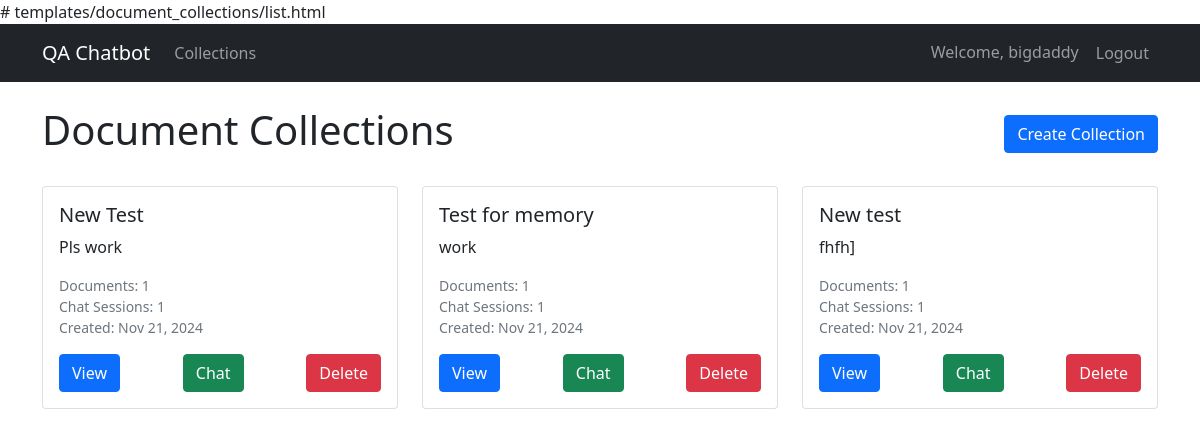
Screenshot of / (signed in) with the database file from the repository.
### apps/document_collections/models.py (models this page shows, shortened)
class Collection(models.Model):
    name = models.CharField(max_length=255)
    description = models.TextField(blank=True)
    created_at = models.DateTimeField(auto_now_add=True)
    updated_at = models.DateTimeField(auto_now=True)
    created_by = models.ForeignKey(User, on_delete=models.CASCADE)
    class Meta:
        ordering = ['-created_at']

### apps/document_collections/views.py (the view)
# urls.py: path('', views.collection_list, name='list'),
@login_required
def collection_list(request):
    collections = Collection.objects.filter(created_by=request.user).annotate(
        document_count=Count('documents'),
        chat_count=Count('chat_sessions')
    )
    return render(request, 'document_collections/list.html', {'collections': collections})

### templates/document_collections/list.html (shortened to what this page needs)
{% extends 'base.html' %}
{% block content %}
<div class="d-flex justify-content-between align-items-center mb-4">
    <h1>Document Collections</h1>
    <a href="{% url 'document_collections:create' %}" class="btn btn-primary">Create Collection</a>
</div>
<div class="row">
    {% if collections %}
        {% for collection in collections %}
            <div class="col-md-4 mb-3">
                <div class="card">
                    <div class="card-body">
                        <h5 class="card-title">{{ collection.name }}</h5>
                        <p class="card-text">{{ collection.description|truncatewords:30 }}</p>
                        <div class="small text-muted mb-3">
                            <div>Documents: {{ collection.document_count }}</div>
                            <div>Chat Sessions: {{ collection.chat_count }}</div>
                            <div>Created: {{ collection.created_at|date:"M d, Y" }}</div>
                        </div>
                        <div class="d-flex justify-content-between">
                            <a href="{% url 'document_collections:detail' collection.pk %}" class="btn btn-primary">View</a>
                            <a href="{% url 'chat:session' collection.pk %}" class="btn btn-success">Chat</a>
                            <a href="{% url 'document_collections:delete' collection.pk %}" class="btn btn-danger">Delete</a>
                        </div>
                    </div>
                </div>
            </div>
        {% endfor %}
    {% else %}
        <div class="col">
            <div class="alert alert-info">
                No collections found. Create your first collection to get started!
            </div>
        </div>
    {% endif %}
</div>
{% endblock %}

### templates/base.html (shortened to what this page needs)
<!DOCTYPE html>
<html lang="en">
<head>
    <link href="https://cdn.jsdelivr.net/npm/bootstrap@5.1.3/dist/css/bootstrap.min.css" rel="stylesheet">
</head>
<body>
    <nav class="navbar navbar-expand-lg navbar-dark bg-dark">
        <div class="container">
            <a class="navbar-brand" href="/">QA Chatbot</a>
            <div class="collapse navbar-collapse" id="navbarNav">
                <ul class="navbar-nav me-auto">
                    {% if user.is_authenticated %}
                        <li class="nav-item">
                            <a class="nav-link" href="{% url 'document_collections:list' %}">Collections</a>
                        </li>
                    {% endif %}
                </ul>
                <ul class="navbar-nav">
                    {% if user.is_authenticated %}
                        <li class="nav-item">
                            <span class="nav-link">Welcome, {{ user.username }}</span>
                        </li>
                        <li class="nav-item">
                            <form method="post" action="{% url 'logout' %}" class="d-inline">
                                <button type="submit" class="btn btn-link nav-link">Logout</button>
                            </form>
                        </li>
                    {% else %}
                        <li class="nav-item">
                            <a class="nav-link" href="{% url 'login' %}">Login</a>
                        </li>
                    {% endif %}
                </ul>
            </div>
        </div>
    </nav>
    <div class="container mt-4">
        {% block content %}
        {% endblock %}
    </div>
</body>
</html>

### rows the page displays
Collection: name "New Test", description "Pls work", document_count "1", chat_count "1", created_at "Nov 21, 2024"
Collection: name "Test for memory", description "work", document_count "1", chat_count "1", created_at "Nov 21, 2024"
Collection: name "New test", description "fhfh]", document_count "1", chat_count "1", created_at "Nov 21, 2024"

### other values shown
{{ user.username }} "bigdaddy"
